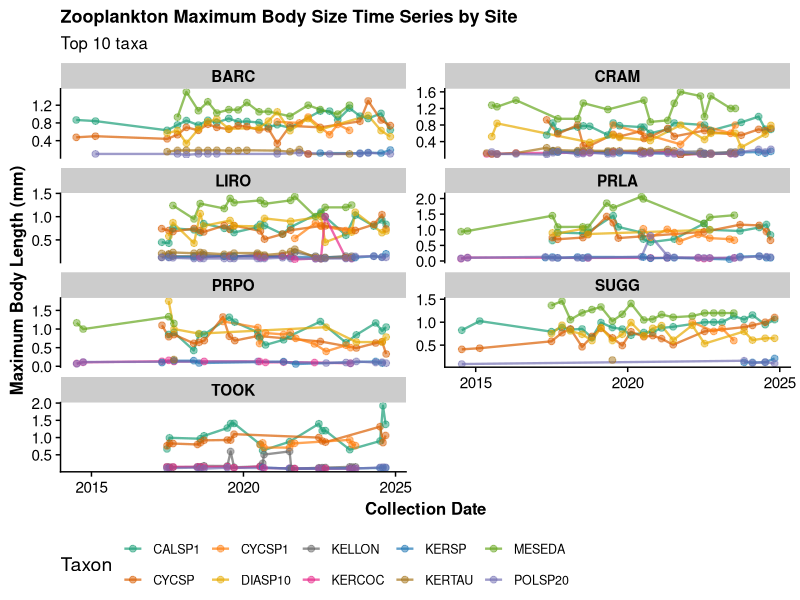
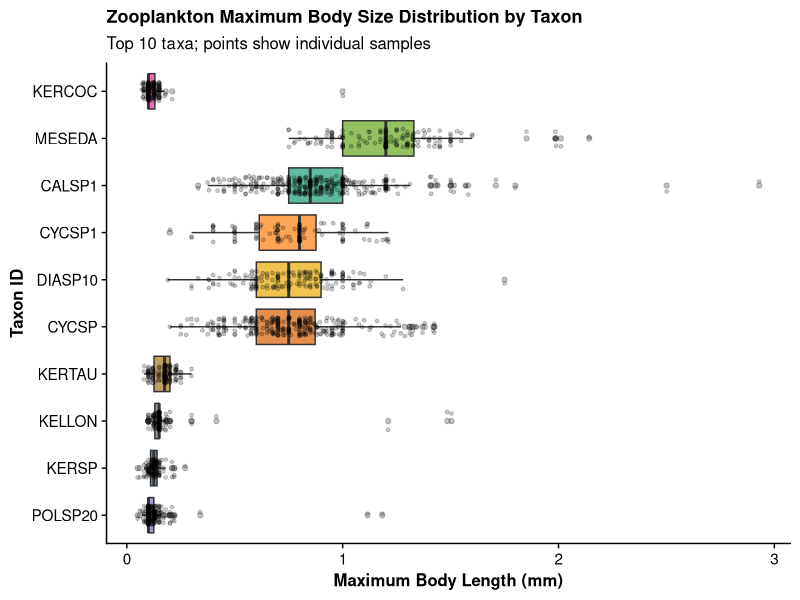
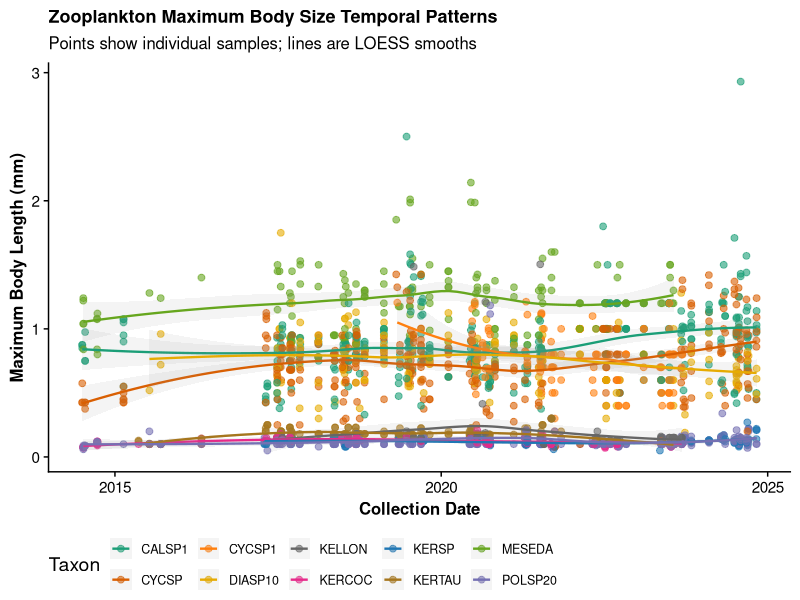
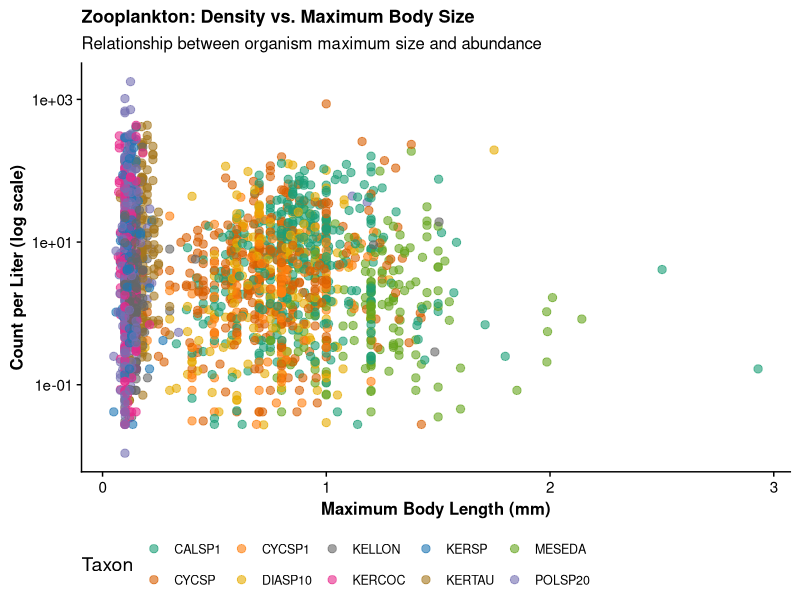
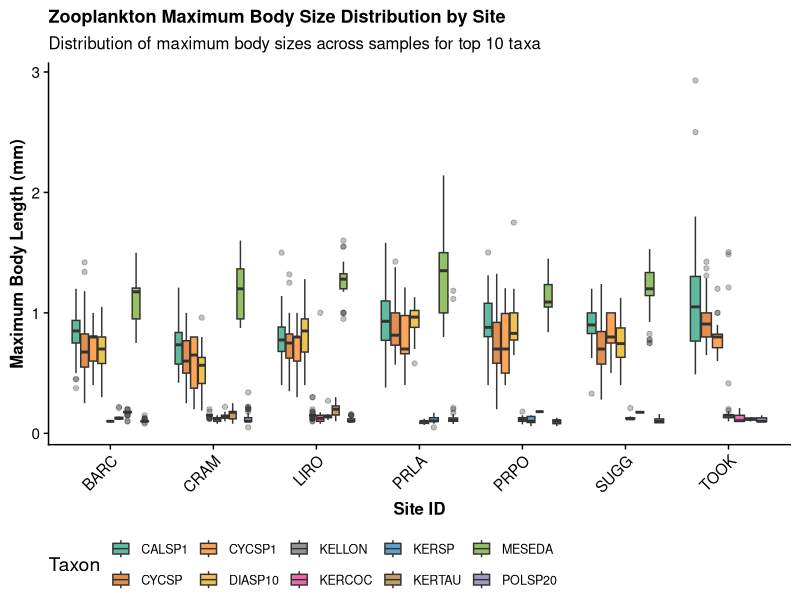
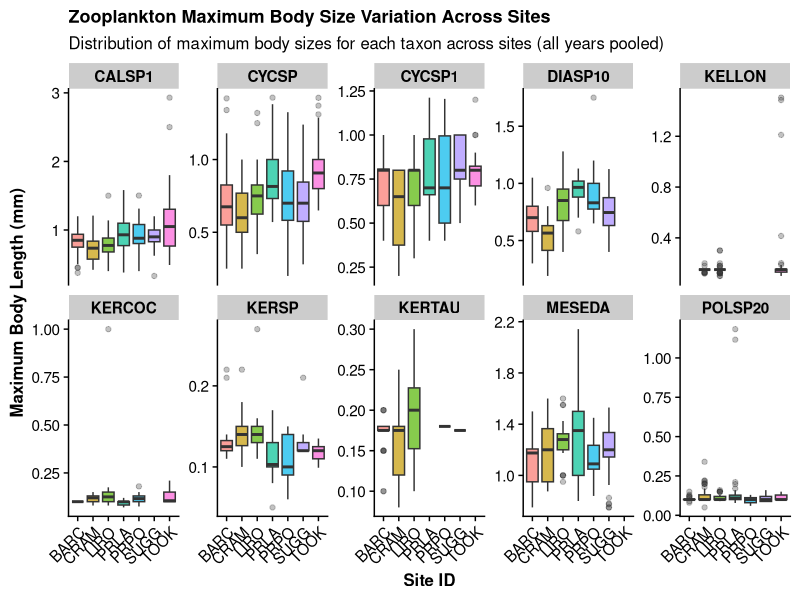
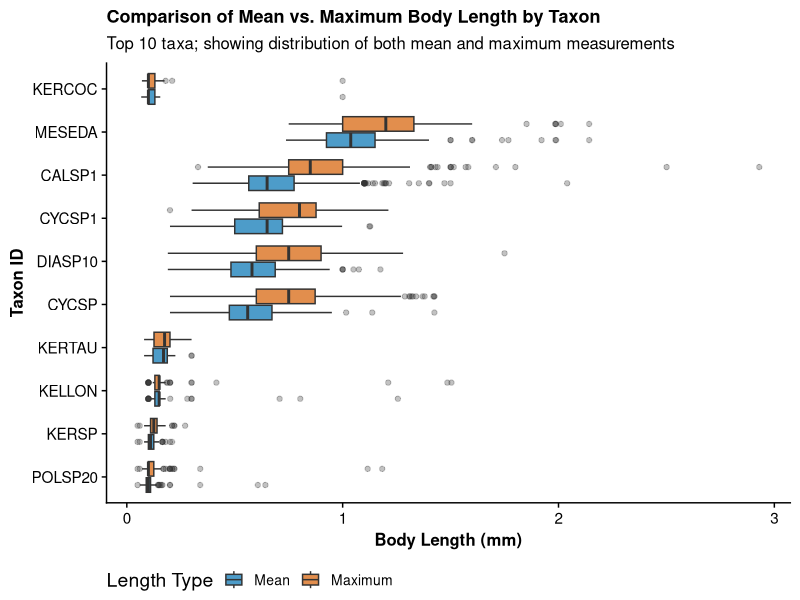

The R script that drew these images, in order:
# Zooplankton Maximum Body Size Data Visualization - ADULTS ONLY
# Purpose: Create visualizations of zooplankton MAXIMUM body size patterns across sites and time
#          Using ADULTS ONLY (excludes nauplii/larvae to avoid life stage confounding)
# Date: 2026-05-02

# Load libraries
library(tidyverse)
library(readr)
library(ggplot2)
library(cowplot)

# Load the ADULTS-ONLY zooplankton body size summary data (2014-2026)
zoo_body_size_summary <- read_csv("data-processed/zooplankton_body_size_summary_adults_2014_2026.csv")

# Get the top 10 most abundant taxa for consistent visualization across plots
top_taxa <- zoo_body_size_summary %>%
  group_by(taxonID) %>%
  summarise(total_samples = n(), .groups = "drop") %>%
  arrange(desc(total_samples)) %>%
  head(10) %>%
  pull(taxonID)

# Set up ggplot theme for consistency
theme_set(theme_cowplot() +
  theme(
    axis.text = element_text(size = 11),
    axis.title = element_text(size = 12, face = "bold"),
    strip.text = element_text(size = 11, face = "bold"),
    legend.position = "bottom",
    plot.title = element_text(size = 13, face = "bold", hjust = 0)
  ))

# Define color palette for taxa
taxa_colors <- colorRampPalette(c("#1b9e77", "#d95f02", "#7570b3", "#e7298a",
                                   "#66a61e", "#e6ab02", "#a6761d", "#666666",
                                   "#1f77b4", "#ff7f0e"))(length(top_taxa))
names(taxa_colors) <- top_taxa

# ============================================================================
# Plot 1: Time Series by Site (Maximum Body Length)
# ============================================================================
p1_data <- zoo_body_size_summary %>%
  filter(taxonID %in% top_taxa) %>%
  group_by(siteID, collectDate, taxonID) %>%
  summarise(max_body_length = mean(max_body_length, na.rm = TRUE), .groups = "drop")

p1 <- ggplot(p1_data, aes(x = collectDate, y = max_body_length, color = taxonID, group = taxonID)) +
  geom_line(alpha = 0.7, size = 0.8) +
  geom_point(alpha = 0.5, size = 2) +
  facet_wrap(~ siteID, scales = "free_y", ncol = 2) +
  scale_color_manual(values = taxa_colors, name = "Taxon") +
  labs(
    title = "Zooplankton Maximum Body Size Time Series by Site",
    x = "Collection Date",
    y = "Maximum Body Length (mm)",
    subtitle = "Top 10 taxa"
  ) +
  theme(legend.text = element_text(size = 9))

ggsave("figures/zooplankton_timeseries_by_site_max_adults_2014_2026.png", p1, width = 14, height = 10, dpi = 300)
cat("✓ Saved: figures/zooplankton_timeseries_by_site_max_adults_2014_2026.png\n")

# ============================================================================
# Plot 2: Body Size Distribution by Taxon (Maximum Body Length)
# ============================================================================
p2_data <- zoo_body_size_summary %>%
  filter(taxonID %in% top_taxa)

p2 <- ggplot(p2_data, aes(x = reorder(taxonID, max_body_length, FUN = median),
                           y = max_body_length, fill = taxonID)) +
  geom_boxplot(alpha = 0.7, outlier.alpha = 0.3) +
  geom_jitter(width = 0.2, alpha = 0.2, size = 1) +
  scale_fill_manual(values = taxa_colors, guide = "none") +
  coord_flip() +
  labs(
    title = "Zooplankton Maximum Body Size Distribution by Taxon",
    x = "Taxon ID",
    y = "Maximum Body Length (mm)",
    subtitle = "Top 10 taxa; points show individual samples"
  )

ggsave("figures/zooplankton_body_size_distribution_max_adults_2014_2026.png", p2, width = 10, height = 7, dpi = 300)
cat("✓ Saved: figures/zooplankton_body_size_distribution_max_adults_2014_2026.png\n")

# ============================================================================
# Plot 3: Temporal Patterns (Maximum Body Size vs. Date)
# ============================================================================
p3_data <- zoo_body_size_summary %>%
  filter(taxonID %in% top_taxa)

p3 <- ggplot(p3_data, aes(x = collectDate, y = max_body_length, color = taxonID)) +
  geom_point(alpha = 0.6, size = 2) +
  geom_smooth(method = "loess", se = TRUE, alpha = 0.1, size = 0.8) +
  scale_color_manual(values = taxa_colors, name = "Taxon") +
  labs(
    title = "Zooplankton Maximum Body Size Temporal Patterns",
    x = "Collection Date",
    y = "Maximum Body Length (mm)",
    subtitle = "Points show individual samples; lines are LOESS smooths"
  ) +
  theme(legend.text = element_text(size = 9))

ggsave("figures/zooplankton_temporal_patterns_max_adults_2014_2026.png", p3, width = 12, height = 7, dpi = 300)
cat("✓ Saved: figures/zooplankton_temporal_patterns_max_adults_2014_2026.png\n")

# ============================================================================
# Plot 4: Density vs. Maximum Body Size
# ============================================================================
p4_data <- zoo_body_size_summary %>%
  filter(taxonID %in% top_taxa, !is.na(count_per_liter), count_per_liter > 0)

p4 <- ggplot(p4_data, aes(x = max_body_length, y = count_per_liter, color = taxonID)) +
  geom_point(alpha = 0.6, size = 2.5) +
  scale_y_log10() +
  scale_color_manual(values = taxa_colors, name = "Taxon") +
  labs(
    title = "Zooplankton: Density vs. Maximum Body Size",
    x = "Maximum Body Length (mm)",
    y = "Count per Liter (log scale)",
    subtitle = "Relationship between organism maximum size and abundance"
  ) +
  theme(legend.text = element_text(size = 9))

ggsave("figures/zooplankton_density_vs_body_size_max_adults_2014_2026.png", p4, width = 11, height = 7, dpi = 300)
cat("✓ Saved: figures/zooplankton_density_vs_body_size_max_adults_2014_2026.png\n")

# ============================================================================
# Plot 5: Site Comparison (Box Plot - Distribution of Maximum Body Sizes)
# ============================================================================
p5_data <- zoo_body_size_summary %>%
  filter(taxonID %in% top_taxa)

p5 <- ggplot(p5_data, aes(x = siteID, y = max_body_length, fill = taxonID)) +
  geom_boxplot(alpha = 0.7, outlier.alpha = 0.3) +
  scale_fill_manual(values = taxa_colors, name = "Taxon") +
  labs(
    title = "Zooplankton Maximum Body Size Distribution by Site",
    x = "Site ID",
    y = "Maximum Body Length (mm)",
    subtitle = "Distribution of maximum body sizes across samples for top 10 taxa"
  ) +
  theme(legend.text = element_text(size = 9),
        axis.text.x = element_text(angle = 45, hjust = 1))

ggsave("figures/zooplankton_site_comparison_max_adults_2014_2026.png", p5, width = 12, height = 7, dpi = 300)
cat("✓ Saved: figures/zooplankton_site_comparison_max_adults_2014_2026.png\n")

# ============================================================================
# Plot 6: Body Size Variation Across Sites (by Taxon, Maximum Body Length)
# ============================================================================
p6_data <- zoo_body_size_summary %>%
  filter(taxonID %in% top_taxa)

p6 <- ggplot(p6_data, aes(x = siteID, y = max_body_length, fill = siteID)) +
  geom_boxplot(alpha = 0.7, outlier.alpha = 0.3) +
  facet_wrap(~ taxonID, scales = "free_y", ncol = 5) +
  labs(
    title = "Zooplankton Maximum Body Size Variation Across Sites",
    x = "Site ID",
    y = "Maximum Body Length (mm)",
    subtitle = "Distribution of maximum body sizes for each taxon across sites (all years pooled)"
  ) +
  theme(legend.position = "none",
        axis.text.x = element_text(angle = 45, hjust = 1))

ggsave("figures/zooplankton_body_size_across_sites_max_adults_2014_2026.png", p6, width = 16, height = 10, dpi = 300)
cat("✓ Saved: figures/zooplankton_body_size_across_sites_max_adults_2014_2026.png\n")

# ============================================================================
# Plot 7: Comparing Mean vs. Maximum Body Length by Taxon
# ============================================================================
p7_data <- zoo_body_size_summary %>%
  filter(taxonID %in% top_taxa) %>%
  select(taxonID, mean_body_length, max_body_length) %>%
  pivot_longer(
    cols = c(mean_body_length, max_body_length),
    names_to = "length_type",
    values_to = "body_length"
  ) %>%
  mutate(length_type = factor(length_type, levels = c("mean_body_length", "max_body_length"),
                              labels = c("Mean", "Maximum")))

p7 <- ggplot(p7_data, aes(x = reorder(taxonID, body_length, FUN = median),
                           y = body_length, fill = length_type)) +
  geom_boxplot(alpha = 0.7, outlier.alpha = 0.3) +
  scale_fill_manual(values = c("Mean" = "#0072B2", "Maximum" = "#D55E00"), name = "Length Type") +
  coord_flip() +
  labs(
    title = "Comparison of Mean vs. Maximum Body Length by Taxon",
    x = "Taxon ID",
    y = "Body Length (mm)",
    subtitle = "Top 10 taxa; showing distribution of both mean and maximum measurements"
  ) +
  theme(legend.text = element_text(size = 10))

ggsave("figures/zooplankton_mean_vs_max_by_taxon_adults_2014_2026.png", p7, width = 11, height = 8, dpi = 300)
cat("✓ Saved: figures/zooplankton_mean_vs_max_by_taxon_adults_2014_2026.png\n")

# ============================================================================
# Summary
# ============================================================================
cat(paste(rep("=", 70), collapse = ""), "\n")
cat("Visualization Summary - Maximum Body Size (2014-2026 data, ADULTS ONLY)\n")
cat(paste(rep("=", 70), collapse = ""), "\n")
cat("All plots saved to figures/ folder:\n")
cat("  1. zooplankton_timeseries_by_site_max_adults_2014_2026.png\n")
cat("  2. zooplankton_body_size_distribution_max_adults_2014_2026.png\n")
cat("  3. zooplankton_temporal_patterns_max_adults_2014_2026.png\n")
cat("  4. zooplankton_density_vs_body_size_max_adults_2014_2026.png\n")
cat("  5. zooplankton_site_comparison_max_adults_2014_2026.png\n")
cat("  6. zooplankton_body_size_across_sites_max_adults_2014_2026.png\n")
cat("  7. zooplankton_mean_vs_max_by_taxon_adults_2014_2026.png\n")
cat("\nNote: Nauplii (larvae) excluded from this analysis to avoid life stage confounding\n")
cat("\nTop 10 taxa visualized:\n")
print(top_taxa)
